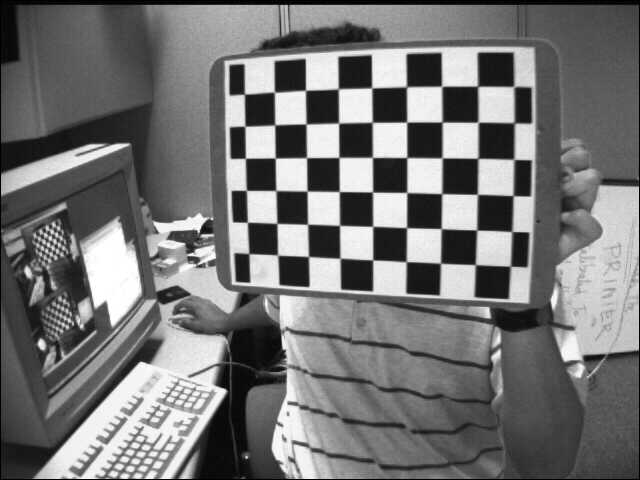
#> input picture Camera calibration, pose and measure/data/calibrate/left01.jpg, 640 x 480 px; its folder holds 4 pictures in this run
$ python main.py
#> lines starting #> are read from the running program, lines starting #| are printed output that depends on the picture
## Adaptado por Nikson Bernardes
## fonte original https://opencv-python-tutroals.readthedocs.io/en/latest/py_tutorials/py_calib3d/py_calibration/py_calibration.html
##                https://opencv-python-tutroals.readthedocs.io/en/latest/py_tutorials/py_calib3d/py_pose/py_pose.html#pose-estimation

import numpy as np
import sys
import glob

ros_path = '/opt/ros/kinetic/lib/python2.7/dist-packages'
if ros_path in sys.path:
    sys.path.remove(ros_path )
import cv2


REPEATS = 1


class ImageAndOperations:
    def __init__(self, *name):
        self.numOfClicks = -1
        self.point0 = None
        self.point1 = None
        self.image = None
        self.gray = None
        self.objpoints = [] # pontos no mundo real
        self.imgpoints = [] # pontos no plano da imagem
        self.criteria = (cv2.TERM_CRITERIA_EPS + cv2.TERM_CRITERIA_MAX_ITER, 30, 0.001)
        self.name = str(name)
        self.window = cv2.namedWindow(self.name)
        self._printInMm = False
        self.extrinsic = None
        self.intrisic = None
        cv2.setMouseCallback(self.name, self.callback)
    @property
    def printInMm(self):
        return self._printInMm
    # [4 lines left out: function printInMm_set, not called in this run]
    def updateImage(self, image):
        self.image = image
        cv2.imshow(self.name, self.image)
        #cv2.waitKey(2000)
    def updateObjPoints(self, objp):
        self.gray = cv2.cvtColor(self.image,cv2.COLOR_BGR2GRAY)
        # Find the chess board corners
        ret, corners = cv2.findChessboardCorners(self.gray, (8,6),None)
        # If found, add object points, image points (after refining them)
        if ret == True:
            self.objpoints.append(objp)
            corners2 = cv2.cornerSubPix(self.gray,corners,(11,11),(-1,-1),self.criteria)
            self.imgpoints.append(corners2)
            # Draw and display the corners
            self.image = cv2.drawChessboardCorners(self.image, (7,6), corners2, ret)
            #cv2.imshow(self.name, image)
            #cv2.waitKey(0)
    def clearObjPoints(self):
        self.objpoints = [] # 3d point in real world space
        self.imgpoints = [] # 2d points in image plane.
    # [14 lines left out: function callback, not called in this run]

    def drawLine(self):
        cv2.line(self.image, tuple(self.point0),tuple(self.point1), (255, 0, 0), 3)
        cv2.imshow(self.name, self.image)
    def calcDistPixels(self):
        #point0 e point1 são arrays numpy
        return np.linalg.norm(self.point1-self.point0)
    # [6 lines left out: function calcDistMm, not called in this run]

class Camera:
    def __init__(self):
        self.criteria = (cv2.TERM_CRITERIA_EPS + cv2.TERM_CRITERIA_MAX_ITER, 30, 0.001)
        self.objp = np.zeros((6*8,3), np.float32)
        self.objp[:,:2] = 3.0 *np.mgrid[0:8,0:6].T.reshape(-1,2)
        self.images = glob.glob ('../data/calibrate/*.jpg')
        self.imagesTr = glob.glob('../data/trans/*.jpg')
        self.imagesTest = glob.glob('../data/test/*.jpg')
        self.raw = ImageAndOperations("raw")
        self.undistorted = ImageAndOperations("undistorted")
        self.trans = [None, None, None]
        self.rot = [None, None, None]
    def calibrate(self):
        intrisics = np.array([None])
        dist = np.array([None])
        for i in range(REPEATS):
            for imageName in self.images:
                img = cv2.imread(imageName)
#> img is the input picture: shape (480, 640, 3); min 0, max 255, mean 116.6
                self.raw.updateImage(img)
                self.raw.updateObjPoints(self.objp)
#> in updateObjPoints, `ret, corners = cv2.findChessboardCorners(self.gray, (8,6),None)`: ret = False; corners = 47 rows, first 8: [504, 224], [372.5, 87], [338, 89], [406.5, 86.5], [407, 121.5], [372, 122.5], [306, 89.5], [338.5, 123]
            ret, intrisics[i], dist[i], rvecs, tvecs = cv2.calibrateCamera(self.raw.objpoints, self.raw.imgpoints, self.raw.gray.shape[::-1],None,None)
            self.intrisics = intrisics[i]
            self.dist = dist[i]
            self.raw.clearObjPoints()
        #cv2.destroyAllWindows()
        #calcula media e desvio padrao
        self.intrisics = intrisics.sum(0)/REPEATS
        #self.dPIntrisics = np.sqrt(np.power(intrisics-self.intrisics, 2).sum(0)/(REPEATS-1))
        self.dist = dist.sum(0)/REPEATS
        #self.dPdist = np.sqrt(np.power(dist-self.dist, 2).sum(0)/(REPEATS-1))
        print("Parametros intrinsecos e desvio parao\n")
        print(self.intrisics)
        #print(self.dPIntrisics)
        print("distorcoes e desvio parao\n")
        print(self.dist)
        #print(self.dPdist)
        self.saveParam()
        self.showUndistortion()

    def undistortion(self):
        h,  w = self.raw.image.shape[:2]
#> h = 480; w = 640
        newcameramtx, roi = cv2.getOptimalNewCameraMatrix(self.intrisics,self.dist,(w,h),1,(w,h))
#> roi = (90, 61, 490, 350)
        # undistort
        self.undistorted.updateImage(cv2.undistort(self.raw.image, self.intrisics, self.dist, None, newcameramtx))
#> in updateImage (call 6), `self.image = image`:
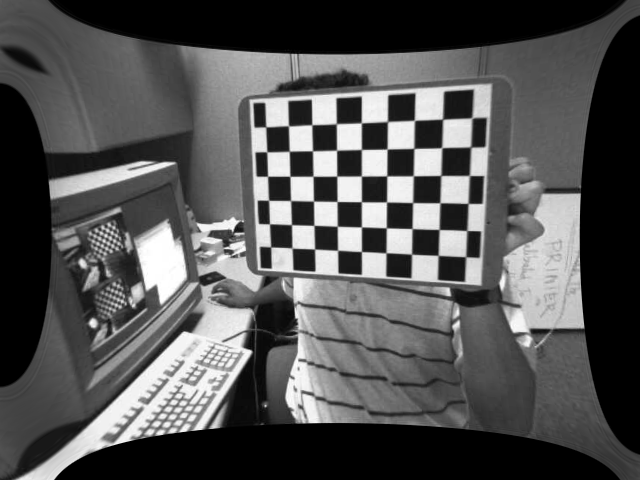
#> self.image: shape (480, 640, 3); min 0, max 255, mean 83.2
    def saveParam(self):
        fintrisc = cv2.FileStorage("intrisics.xml", cv2.FILE_STORAGE_WRITE)
        fintrisc.write(name='intrisics', val=self.intrisics)
        fdist = cv2.FileStorage("distortion.xml", cv2.FILE_STORAGE_WRITE)
        fdist.write(name='distortion', val=self.dist)
    def showUndistortion(self):
        print('clique qualquer botao para sair')
        for imageName in self.images:
            img = cv2.imread(imageName)
            self.raw.updateImage(img)
            self.undistortion()
            cv2.waitKey(0)
#> pass 2 of the loop in showUndistortion, `for imageName in self.images:`:
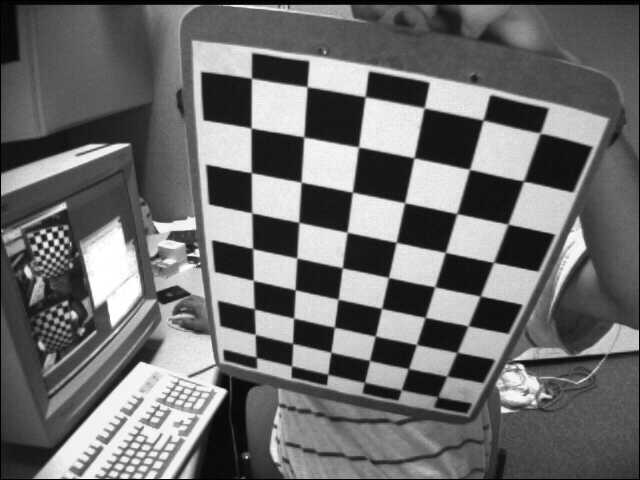
#> input picture Camera calibration, pose and measure/data/calibrate/left02.jpg, 640 x 480 px
#> in showUndistortion, img is the input picture: shape (480, 640, 3); min 0, max 255, mean 109
#> in updateImage (call 8), `self.image = image`:
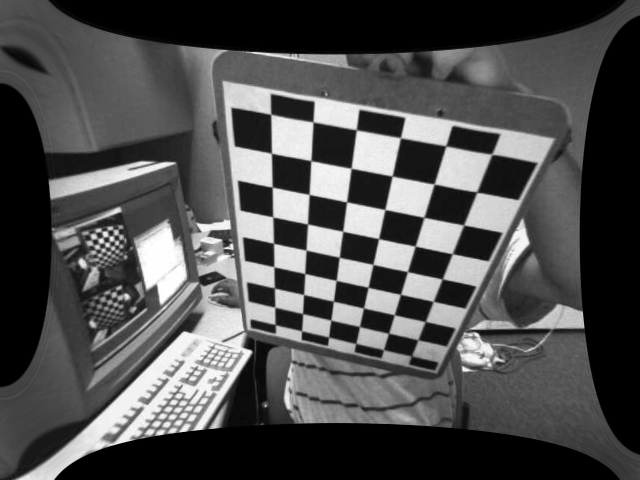
#> self.image: shape (480, 640, 3); min 0, max 255, mean 78
#> pass 3 of the loop in showUndistortion, `for imageName in self.images:`:
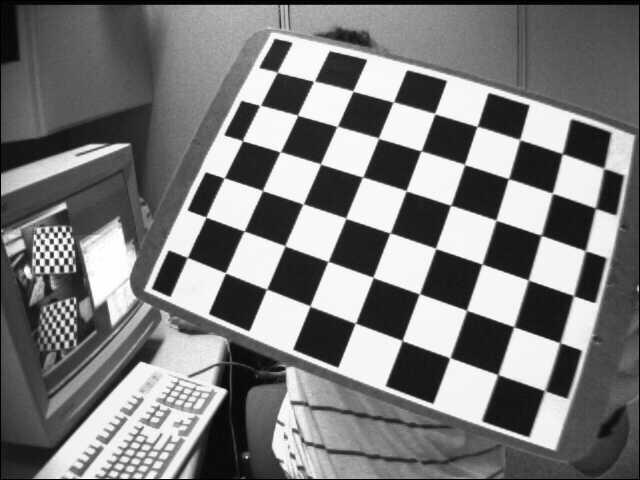
#> input picture Camera calibration, pose and measure/data/calibrate/left03.jpg, 640 x 480 px
#> in showUndistortion, img is the input picture: shape (480, 640, 3); min 0, max 255, mean 122.9
#> in updateImage (call 10), `self.image = image`:
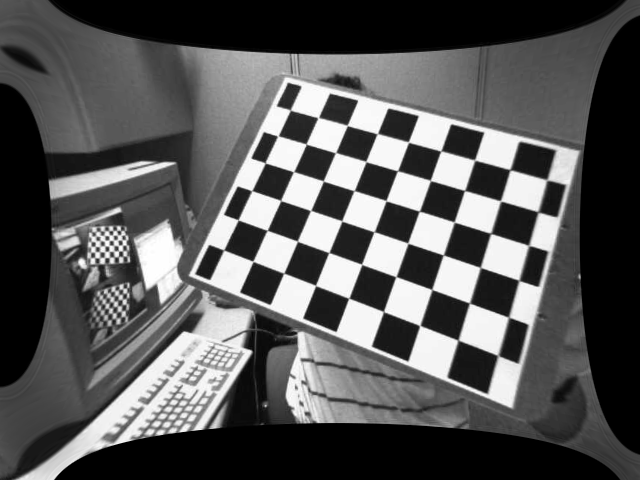
#> self.image: shape (480, 640, 3); min 0, max 255, mean 86.8
#> the loop made 4 passes; the first 3 are shown

    # [30 lines left out: functions draw, FindExtrinsicsForImg, not called in this run]
    def FindExtrinsics(self):
        for i in range(3):
            images = glob.glob('../data/trans/' + str(i) + '/*.jpg')
            cv2.waitKey(0)
            count = 0
            trans = []
            for imageName in images:
                img = cv2.imread(imageName)
                self.raw.updateImage(img)
                self.undistortion()
                rot1, trans1 = self.FindExtrinsicsForImg(self.raw.image, imageName)
                trans.append(np.linalg.norm(trans1))
                if imageName==images[0]:
                    self.rot[i]=rot1
                    self.trans[i]=trans1
                else:
                    self.rot[i]+=rot1
                    self.trans[i]+=trans1
                count+=1
            trans = np.array(trans)
#> (the run stopped early here; a loop or call above may not have finished)
